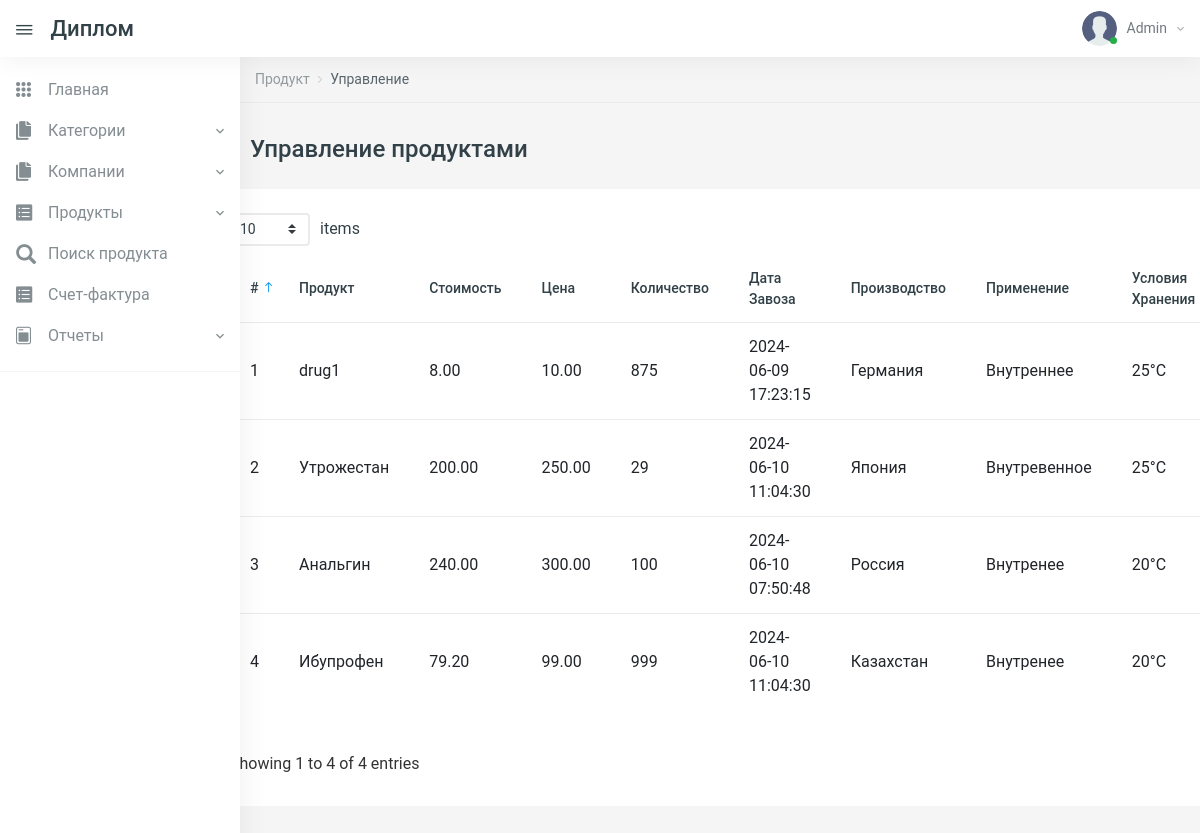
Screenshot of /manage-products.php (signed in) with the database file from the repository.
### tables this page shows
CREATE TABLE `tblproducts` (
  `id` int(11) NOT NULL,
  `CategoryName` varchar(255) DEFAULT NULL,
  `CompanyName` varchar(255) DEFAULT NULL,
  `ProductName` varchar(255) DEFAULT NULL,
  `ProductCost` decimal(10,2) DEFAULT NULL,
  `ProductPrice` decimal(10,2) DEFAULT NULL,
  `PostingDate` timestamp NOT NULL DEFAULT current_timestamp(),
  `UpdationDate` timestamp NULL DEFAULT NULL ON UPDATE current_timestamp(),
  `Quantity` int(11) NOT NULL,
  `Manufacture` varchar(255) DEFAULT NULL,
  `Application` varchar(255) DEFAULT NULL,
  `StorageConditions` varchar(255) NOT NULL,
  `Dosage` varchar(255) DEFAULT NULL,
  `Package` int(11) NOT NULL,
  `BestBefore` timestamp NULL DEFAULT NULL
);

### manage-products.php (the view, shortened to what this page needs)
<?php
include('includes/config.php');
if (strlen($_SESSION['aid']==0)) {
  header('location:logout.php');
  } else{
?>
<!DOCTYPE html>
<html lang="en">
<head>
    <link href="vendors/datatables.net-dt/css/jquery.dataTables.min.css" rel="stylesheet" type="text/css" />
    <link href="vendors/datatables.net-responsive-dt/css/responsive.dataTables.min.css" rel="stylesheet" type="text/css" />
    <link href="vendors/jquery-toggles/css/toggles.css" rel="stylesheet" type="text/css">
    <link href="vendors/jquery-toggles/css/themes/toggles-light.css" rel="stylesheet" type="text/css">
    <link href="dist/css/style.css" rel="stylesheet" type="text/css">
</head>
<body>
<div class="hk-wrapper hk-vertical-nav">
    <?php include_once('includes/navbar.php');
    include_once('includes/sidebar.php');
    ?>
    <div class="hk-pg-wrapper">
        <nav class="hk-breadcrumb" aria-label="breadcrumb">
            <ol class="breadcrumb breadcrumb-light bg-transparent">
                <li class="breadcrumb-item"><a href="#">Продукт</a></li>
                <li class="breadcrumb-item active" aria-current="page">Управление</li>
            </ol>
        </nav>
        <div>
            <div class="hk-pg-header">
                <h4 class="hk-pg-title"><span class="pg-title-icon"><span class="feather-icon"><i data-feather="database"></i></span></span>Управление продуктами</h4>
            </div>
            <div class="row">
                <section style="overflow: scroll;" class="hk-sec-wrapper">
                    <div class="row">
                        <div class="table-wrap">
                            <table style="overflow-block: scroll" id="datable_1" class="table table-hover pb-30">
                                <thead>
                                    <tr>
                                        <th>#</th>
                                        <th>Продукт</th>
                                        <th>Стоимость</th>
                                        <th>Цена</th>
                                        <th>Количество</th>
                                        <th>Дата завоза</th>
                                        <th>Производство</th>
                                        <th>Применение</th>
                                        <th>Условия хранения</th>
                                    </tr>
                                </thead>
                                <tbody>
                                <?php
                                $query=mysqli_query($con,"select * from tblproducts");
                                $cnt=1;
                                while($row=mysqli_fetch_array($query))
                                {
                                    ?>
                                    <tr>
                                        <td><?php echo $cnt;?></td>
                                        <td><?php echo $row['ProductName'];?></td>
                                        <td><?php echo $row['ProductCost'];?></td>
                                        <td><?php echo $row['ProductPrice'];?></td>
                                        <td><?php echo $row['Quantity'];?></td>
                                        <td><?php echo $row['PostingDate'];?></td>
                                        <td><?php echo $row['Manufacture'];?></td>
                                        <td><?php echo $row['Application'];?></td>
                                        <td><?php echo $row['StorageConditions'];?></td>
                                    </tr>
                                    <?php
                                    $cnt++;
                                } ?>
                                </tbody>
                            </table>
                        </div>
                    </div>
                </section>
            </div>
        </div>
    </div>
</body>
</html>
<?php } ?>

### includes/navbar.php (shortened to what this page needs)
<nav class="navbar navbar-expand-xl navbar-light fixed-top hk-navbar">
    <a id="navbar_toggle_btn" class="navbar-toggle-btn nav-link-hover" href="javascript:void(0);"><i
                class="ion ion-ios-menu"></i></a>
    <a class="navbar-brand" href="dashboard.php">Диплом
    </a>
    <ul class="navbar-nav hk-navbar-content">
        <li class="nav-item dropdown dropdown-authentication">
            <a class="nav-link dropdown-toggle no-caret" href="#" role="button" data-toggle="dropdown"
               aria-haspopup="true" aria-expanded="false">
                <div class="media">
                    <div class="media-img-wrap">
                        <div class="avatar">
                            <img src="dist/img/user.png" alt="user" class="avatar-img rounded-circle">
                        </div>
                        <span class="badge badge-success badge-indicator"></span>
                    </div>
                    <?php
                    $adminid = $_SESSION['aid'];
                    $query = mysqli_query($con, "select AdminName from tbladmin where id='$adminid'");
                    $row = mysqli_fetch_array($query);
                    ?>
                    <div class="media-body">
                        <span><?php echo $row['AdminName']; ?><i class="zmdi zmdi-chevron-down"></i></span>
                    </div>
                </div>
            </a>
        </li>
    </ul>
</nav>

### rows the page displays
tblproducts: ProductName "drug1", ProductCost "8.00", ProductPrice "10.00", Quantity "875", PostingDate "2024-06-09 17:23:15", Manufacture "Германия", Application "Внутреннее", StorageConditions "25°C"
tblproducts: ProductName "Утрожестан", ProductCost "200.00", ProductPrice "250.00", Quantity "29", PostingDate "2024-06-10 11:04:30", Manufacture "Япония", Application "Внутревенное", StorageConditions "25°C"
tblproducts: ProductName "Анальгин", ProductCost "240.00", ProductPrice "300.00", Quantity "100", PostingDate "2024-06-10 07:50:48", Manufacture "Россия", Application "Внутренее", StorageConditions "20°C"
tblproducts: ProductName "Ибупрофен", ProductCost "79.20", ProductPrice "99.00", Quantity "999", PostingDate "2024-06-10 11:04:30", Manufacture "Казахстан", Application "Внутренее", StorageConditions "20°C"

### other values shown
$row['AdminName'] "Admin"
